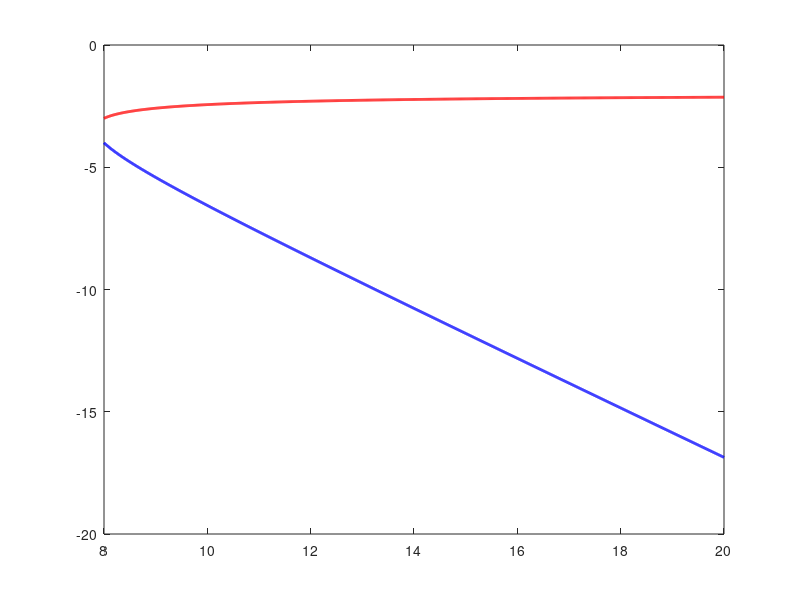

MATLAB code to generate this figure: (Note: this script raises an error after producing the figure.)
%peripheral_agent
x=8:0.01:20;
curve1=(1-x+sqrt(x.^2-10*x+17))/2;
curve2=(1-x-sqrt(x.^2-10*x+17))/2;
plot(x, curve1, 'r', 'LineWidth', 2);
hold on;
plot(x, curve2, 'b', 'LineWidth', 2);
x2 = [x, fliplr(x)];
inBetween = [curve1, fliplr(curve2)];
fill(x2, inBetween, 'o');